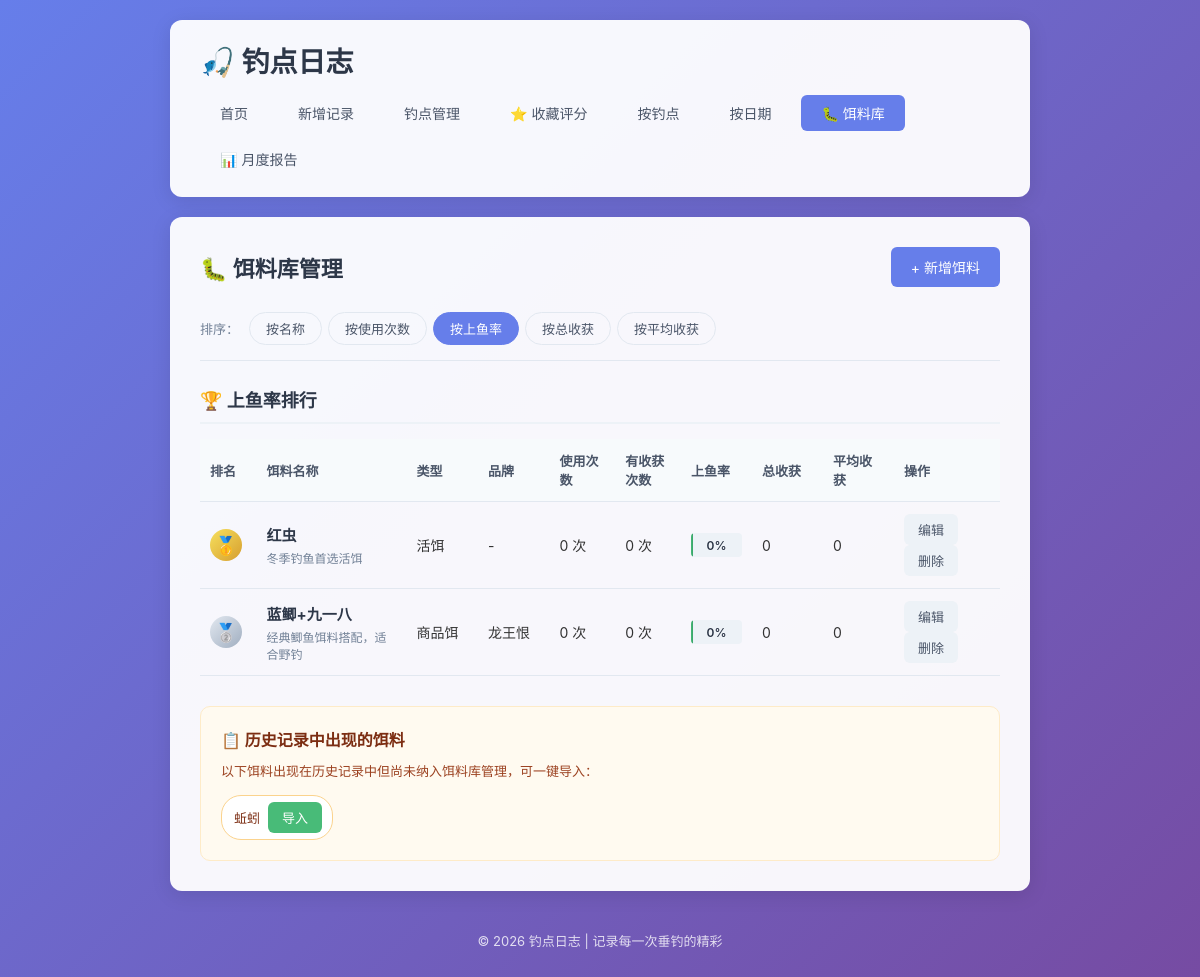
Page /baits on the earlier database version.
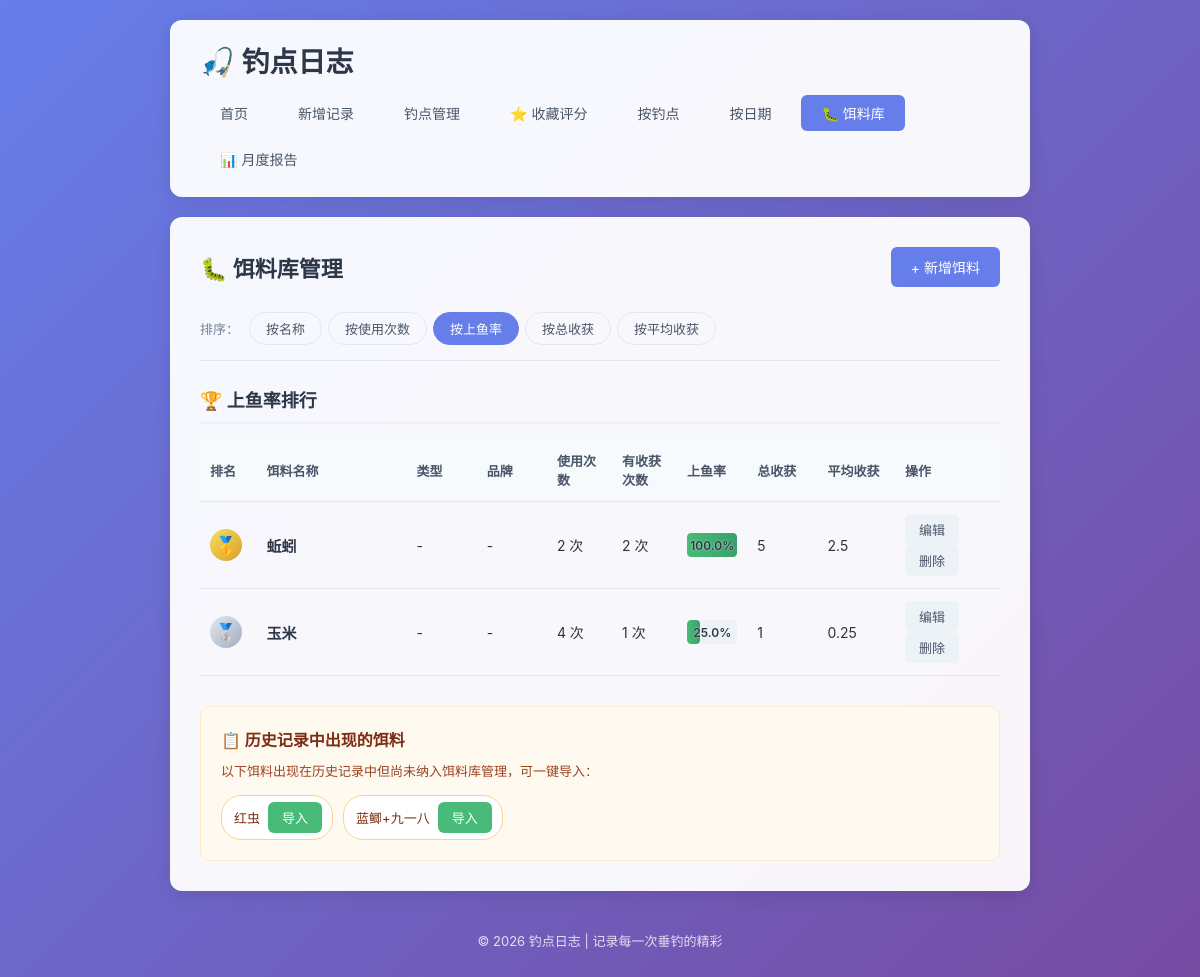
Same page on the later database version.
### tables this page shows
CREATE TABLE baits (
            id INTEGER PRIMARY KEY AUTOINCREMENT,
            name TEXT NOT NULL UNIQUE,
            type TEXT,
            brand TEXT,
            description TEXT,
            created_at TIMESTAMP DEFAULT CURRENT_TIMESTAMP
        );

### app.py (the view)
@app.route('/baits')
def baits_list():
    conn = get_db()
    sort_by = request.args.get('sort', 'success')
    baits = conn.execute('SELECT * FROM baits ORDER BY name').fetchall()
    bait_stats = []
    for bait in baits:
        bait_dict = dict(bait)
        stats = get_bait_usage_stats(conn, bait['name'])
        bait_dict.update(stats)
        bait_stats.append(bait_dict)
    if sort_by == 'usage':
        bait_stats.sort(key=lambda x: x['use_count'], reverse=True)
    elif sort_by == 'success':
        bait_stats.sort(key=lambda x: x['success_rate'], reverse=True)
    elif sort_by == 'harvest':
        bait_stats.sort(key=lambda x: x['total_harvest'], reverse=True)
    elif sort_by == 'avg_harvest':
        bait_stats.sort(key=lambda x: x['avg_harvest'], reverse=True)
    all_baits_from_logs = conn.execute(
        'SELECT DISTINCT bait FROM fishing_logs WHERE bait NOT IN (SELECT name FROM baits) ORDER BY bait'
    ).fetchall()
    unmanaged_baits = [row['bait'] for row in all_baits_from_logs if row['bait']]
    conn.close()
    return render_template(
        'baits.html',
        baits=bait_stats,
        sort_by=sort_by,
        unmanaged_baits=unmanaged_baits
    )

### app.py (called while the page is built, shortened)
def get_db():
    conn = sqlite3.connect(DB_PATH)
    conn.row_factory = sqlite3.Row
    return conn

def parse_harvest_value(harvest_str):
    if not harvest_str:
        return 0
    harvest_str = str(harvest_str).strip()
    if not harvest_str:
        return 0
    zero_keywords = [
        '空军', '白板', '打龟', '空手', '空竿', '光头',
        '没钓到', '无收获', '零收获', '零', '0', '打飞机',
        '参军', '空', '龟', '白跑一趟', '参军了', '空军了'
    ]
    lower_str = harvest_str.lower()
    for kw in zero_keywords:
        if kw.lower() in lower_str:
            return 0
    match = re.search(r'(\d+(?:\.\d+)?)', harvest_str)
    if match:
        num_str = match.group(1)
        try:
            if '.' in num_str:
                return float(num_str)
            else:
                return int(num_str)
        except ValueError:
            pass

### templates/baits.html (shortened to what the changed rows need)
{% extends 'base.html' %}
{% block content %}
    <div class="page-header">
        <h2>🐛 饵料库管理</h2>
    </div>
    {% if baits %}
        <div class="bait-ranking">
            <table class="ranking-table">
                <thead>
                    <tr>
                        <th style="width: 60px;">排名</th>
                        <th>饵料名称</th>
                        <th style="width: 100px;">类型</th>
                        <th style="width: 100px;">品牌</th>
                        <th style="width: 90px;">使用次数</th>
                        <th style="width: 90px;">有收获次数</th>
                        <th style="width: 100px;">上鱼率</th>
                        <th style="width: 100px;">总收获</th>
                        <th style="width: 100px;">平均收获</th>
                        <th style="width: 140px;">操作</th>
                    </tr>
                </thead>
                <tbody>
                    {% for bait in baits %}
                        <tr>
                            <td>
                                {% if loop.index == 1 %}
                                    <span class="rank-badge gold">🥇</span>
                                {% elif loop.index == 2 %}
                                    <span class="rank-badge silver">🥈</span>
                                {% elif loop.index == 3 %}
                                    <span class="rank-badge bronze">🥉</span>
                                {% else %}
                                    <span class="rank-badge">{{ loop.index }}</span>
                                {% endif %}
                            </td>
                            <td class="bait-name-cell">
                                <strong>{{ bait.name }}</strong>
                                {% if bait.description %}
                                    <div class="bait-desc">{{ bait.description }}</div>
                                {% endif %}
                            </td>
                            <td>{{ bait.type or '-' }}</td>
                            <td>{{ bait.brand or '-' }}</td>
                            <td>{{ bait.use_count }} 次</td>
                            <td>{{ bait.success_count }} 次</td>
                            <td>
                                <div class="success-rate-bar">
                                    <div class="success-rate-fill" style="width: {{ bait.success_rate }}%;"></div>
                                    <span class="success-rate-text">{{ bait.success_rate }}%</span>
                                </div>
                            </td>
                            <td>{{ bait.total_harvest }}</td>
                            <td>{{ bait.avg_harvest }}</td>
                            <td>
                                <a href="{{ url_for('edit_bait', bait_id=bait.id) }}" class="btn btn-small">编辑</a>
                                <form method="POST" action="{{ url_for('delete_bait', bait_id=bait.id) }}" style="display: inline;" onsubmit="return confirm('确定要删除这个饵料吗？');">
                                    <button type="submit" class="btn btn-small btn-danger">删除</button>
                                </form>
                            </td>
                        </tr>
                    {% endfor %}
                </tbody>
            </table>
        </div>
    {% else %}
        <div class="empty-state">
            <p>还没有添加任何饵料，快去添加第一个吧！</p>
            <a href="{{ url_for('add_bait') }}" class="btn btn-primary">+ 新增饵料</a>
        </div>
    {% endif %}
    {% if unmanaged_baits %}
        <div class="unmanaged-baits">
            <div class="unmanaged-list">
                {% for bait_name in unmanaged_baits %}
                    <div class="unmanaged-item">
                        <span>{{ bait_name }}</span>
                        <form method="POST" action="{{ url_for('import_bait', bait_name=bait_name) }}" style="display: inline;">
                            <button type="submit" class="btn btn-small btn-success">导入</button>
                        </form>
                    </div>
                {% endfor %}
            </div>
        </div>
    {% endif %}
{% endblock %}

Differences in the rows shown:
removed baits: name "红虫", description "冬季钓鱼首选活饵", type "活饵", brand "-", use_count "0", success_count "0", success_rate "0", total_harvest "0", avg_harvest "0"
removed baits: name "蓝鲫+九一八", description "经典鲫鱼饵料搭配，适合野钓", type "商品饵", brand "龙王恨", use_count "0", success_count "0", success_rate "0", total_harvest "0", avg_harvest "0"
added baits: name "蚯蚓", type "-", brand "-", use_count "2", success_count "2", success_rate "100.0", total_harvest "5", avg_harvest "2.5"
added baits: name "玉米", type "-", brand "-", use_count "4", success_count "1", success_rate "25.0", total_harvest "1", avg_harvest "0.25"
Other differences:
new list line: "红虫 导入"
new list line: "蓝鲫+九一八 导入"
list line gone: "蚯蚓 导入"
